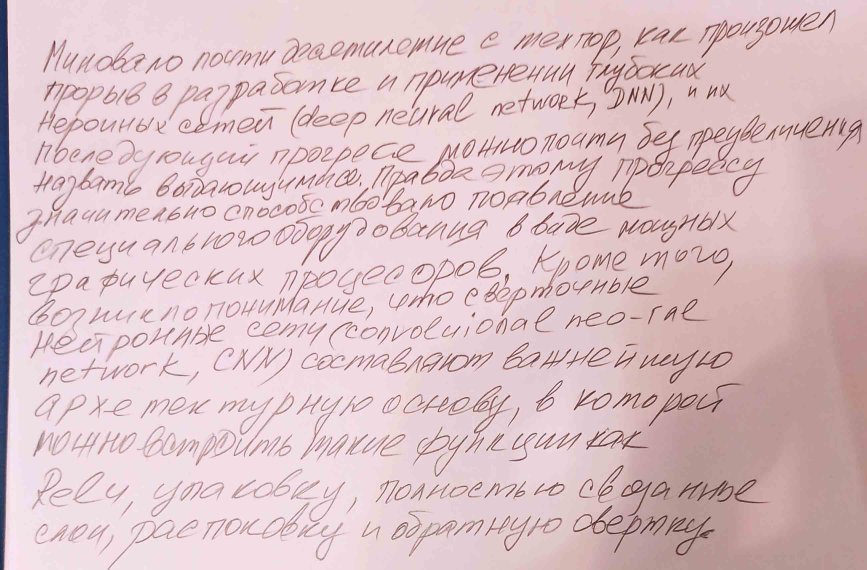
#> input picture data/raw/test_000.jpg, 2600 x 1708 px (shown at 1/3 size)
$ python -i image_processor.py   (imports and definitions only)
#> lines starting #> are read from the running program, lines starting #| are printed output that depends on the picture
#!/usr/bin/env python3
# -*- coding: utf-8 -*-
"""
Image preprocessing utilities for DSOCR-HW

Автор: Семён
Дата: 2026-01-06
Проект: DSOCR-HW
"""

import cv2
import numpy as np
from PIL import Image, ImageEnhance, ImageFilter
from pathlib import Path
from typing import Tuple, Optional, Union
import logging


class ImageProcessor:
    """Класс для предобработки изображений рукописей.

    Attributes:
        target_size: Целевой размер изображений (width, height) - для старого API
        max_size: Максимальный размер по большей стороне - для нового API
        jpeg_quality: Качество JPEG при сохранении
    """

    def __init__(self, target_size: Optional[Tuple[int, int]] = None, max_size: Optional[int] = None,
                 jpeg_quality: int = 95, logger: Optional[logging.Logger] = None):
        """Инициализация процессора изображений.

        Args:
            target_size: Целевой размер изображений (width, height) - для совместимости
            max_size: Максимальный размер по большей стороне (для resize_keep_aspect_ratio)
            jpeg_quality: Качество JPEG (1-100)
            logger: Logger для логирования
        """
        self.target_size = target_size
        # Если max_size не указан, но есть target_size, используем максимальное значение
        if max_size is None and target_size is not None:
            self.max_size = max(target_size)
        else:
            self.max_size = max_size
        self.jpeg_quality = jpeg_quality
        self.logger = logger or logging.getLogger(__name__)

    # [35 lines left out: functions load_image, resize, not called in this run]

    def enhance_contrast(self, image: Image.Image, factor: float = 1.5) -> Image.Image:
        """Увеличение контраста.

        Args:
            image: Исходное изображение
            factor: Коэффициент контраста (1.0 = без изменений)

        Returns:
            Изображение с увеличенным контрастом
        """
        enhancer = ImageEnhance.Contrast(image)
        enhanced = enhancer.enhance(factor)
        self.logger.debug(f"Контраст увеличен (factor={factor})")
        return enhanced

    def enhance_sharpness(self, image: Image.Image, factor: float = 1.2) -> Image.Image:
        """Увеличение резкости.

        Args:
            image: Исходное изображение
            factor: Коэффициент резкости (1.0 = без изменений)

        Returns:
            Изображение с увеличенной резкостью
        """
        enhancer = ImageEnhance.Sharpness(image)
        enhanced = enhancer.enhance(factor)
        self.logger.debug(f"Резкость увеличена (factor={factor})")
        return enhanced

    # [61 lines left out: functions enhance_brightness, denoise, to_grayscale, normalize, not called in this run]

    def preprocess(
        self,
        image: Union[str, Path, Image.Image],
        resize: bool = True,
        enhance_contrast: bool = True,
        enhance_sharpness: bool = True,
        enhance_brightness: bool = False,
        denoise: bool = False,
        grayscale: bool = False,
        normalize: bool = False
    ) -> Union[Image.Image, np.ndarray]:
        """Полный пайплайн предобработки изображения.

        Args:
            image: Путь к изображению или PIL Image
            resize: Изменять размер
            enhance_contrast: Увеличивать контраст
            enhance_sharpness: Увеличивать резкость
            enhance_brightness: Увеличивать яркость
            denoise: Применять шумоподавление
            grayscale: Конвертировать в оттенки серого
            normalize: Нормализовать [0, 1]

        Returns:
            Обработанное изображение (PIL Image или numpy array если normalize=True)
        """
        # Загружаем изображение, если передан путь
        if isinstance(image, (str, Path)):
            image = self.load_image(image)

        # Применяем обработку
        if resize and self.target_size is not None:
            image = self.resize(image)

        if enhance_contrast:
            image = self.enhance_contrast(image)

        if enhance_sharpness:
            image = self.enhance_sharpness(image)

        if enhance_brightness:
            image = self.enhance_brightness(image)

        if denoise:
            image = self.denoise(image)

        if grayscale:
            image = self.to_grayscale(image)

        if normalize:
            return self.normalize(image)

        return image

    # [76 lines left out: functions resize_keep_aspect_ratio, save, process, not called in this run]


# [10 lines not run here, left out]

>>> from PIL import Image
>>> picture = Image.open('../data/raw/test_000.jpg')
#> picture is the input picture: PIL image 2600x1708 RGB; mean R, G, B 219.3, 192.8, 197.3
>>> result = ImageProcessor().preprocess(picture)
#> in enhance_contrast, `enhanced = enhancer.enhance(factor)`:
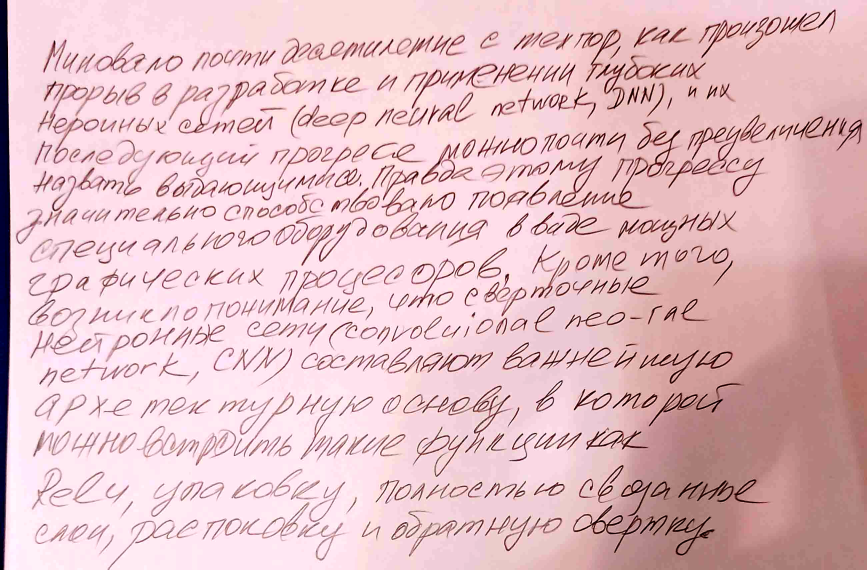
#> enhanced: PIL image 2600x1708 RGB (shown at 1/3 size); mean R, G, B 226.1, 188.8, 195.4

$ run again, on data/raw/test_001.jpg
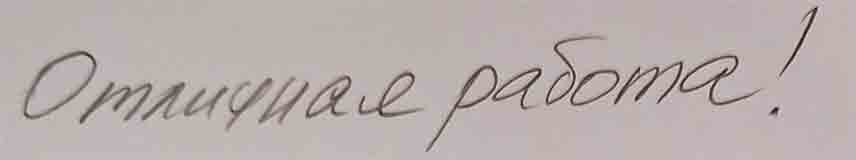
#> input picture data/raw/test_001.jpg, 856 x 160 px
#> picture is the input picture: PIL image 856x160 RGB; mean R, G, B 185, 174.6, 172.8
#> in enhance_contrast, `enhanced = enhancer.enhance(factor)`:
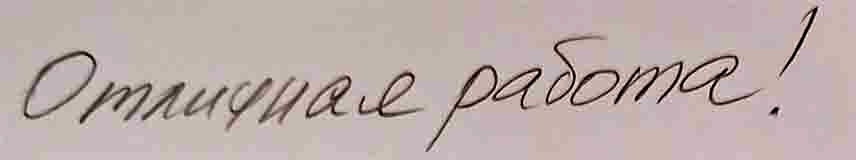
#> enhanced: PIL image 856x160 RGB; mean R, G, B 188.9, 173.1, 170.5

$ run again, on data/raw/test_002.jpg
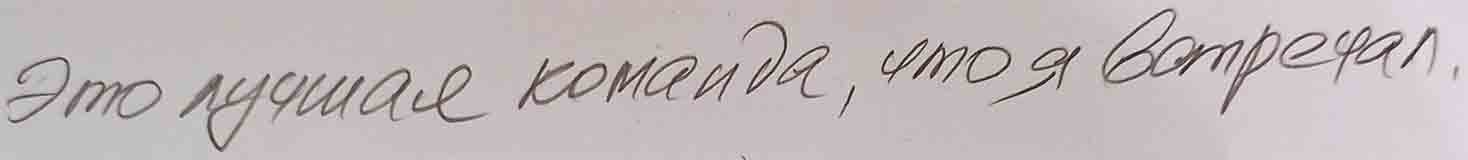
#> input picture data/raw/test_002.jpg, 1468 x 160 px
#> picture is the input picture: PIL image 1468x160 RGB; mean R, G, B 193.1, 184.4, 186.1
#> in enhance_contrast, `enhanced = enhancer.enhance(factor)`:
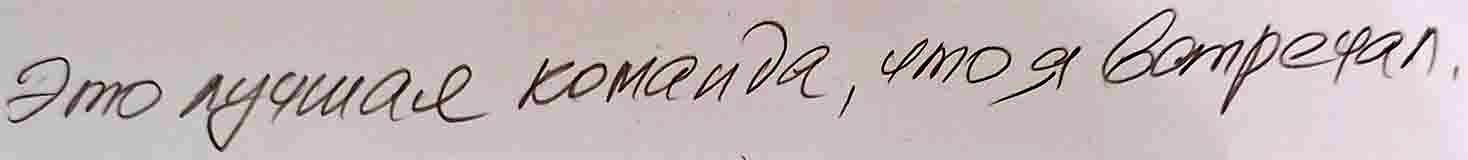
#> enhanced: PIL image 1468x160 RGB; mean R, G, B 196, 183, 185.6

$ run again, on data/raw/test_003.jpg
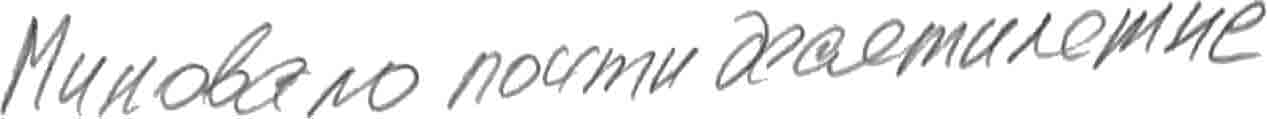
#> input picture data/raw/test_003.jpg, 1267 x 119 px
#> picture is the input picture: PIL image 1267x119 RGB; min 50, max 255, mean 236.8
#> in enhance_contrast, `enhanced = enhancer.enhance(factor)`:
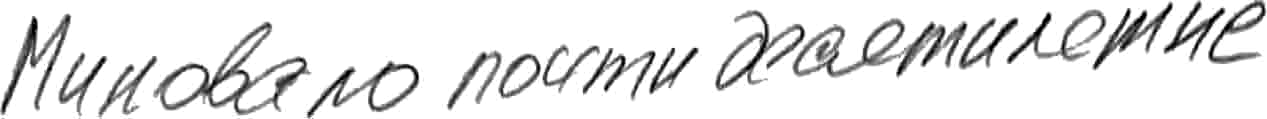
#> enhanced: PIL image 1267x119 RGB; min 0, max 255, mean 230.1
